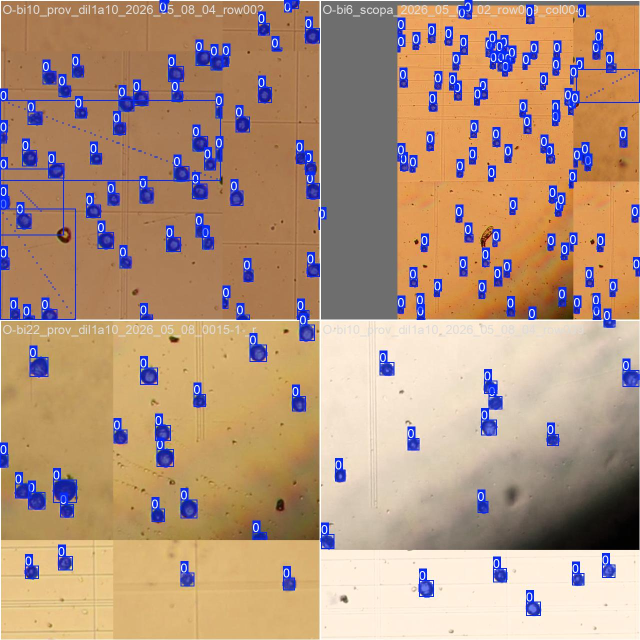
#> input picture runs/pollen_nano_test-2/train_batch2.jpg, 1280 x 1280 px, given in place of O.bi10_prov_dil1a10_2026_05_08_04.JPG, which was not available (shown at 1/2 size)
$ python check_grid.py
#> lines starting #> are read from the running program, lines starting #| are printed output that depends on the picture; after the words box and inside, x2 and y2 are one past the last pixel; in counts of white or black regions, pixels touching at a corner belong together; pictures that were not available may be replaced by others from this repository, and a replacement may not be noted
### src/line_detector.py
import cv2
import numpy as np
import os
from shapely.geometry import Polygon

def detect_grid_squares(image_source, min_square_area=1000, max_square_area=10000000, debug=False):
    """
    Detects the Bürker chamber counting grid using a High-Pass Thin-Strip Template Matching algorithm.
    By using thin strips and a high-pass filter, it avoids rotation smear and perfectly isolates the grid lines
    from dense pollen clusters.
    """
#> called with min_square_area = 1000, max_square_area = 10000000, debug = True
    if isinstance(image_source, str):
        img = cv2.imread(image_source)
#> img is the input picture: shape (1280, 1280, 3); mean B, G, R 125, 148.4, 178.7
        if img is None:
            raise ValueError(f"Could not read image: {image_source}")
    else:
        img = image_source.copy()

    gray = cv2.cvtColor(img, cv2.COLOR_BGR2GRAY)
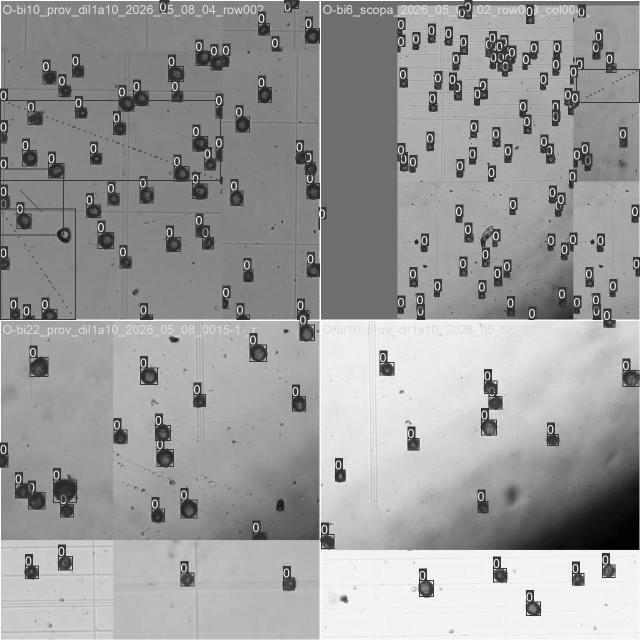
#> gray: shape (1280, 1280) (shown at 1/2 size); min 0, max 255, mean 154.8
    clahe = cv2.createCLAHE(clipLimit=2.0, tileGridSize=(8,8))
    gray = clahe.apply(gray)
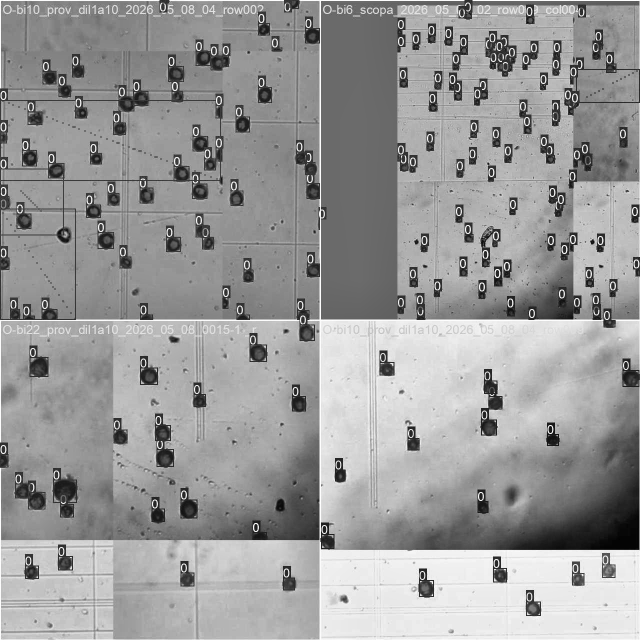
#> gray: shape (1280, 1280) (shown at 1/2 size); min 1, max 255, mean 153.7
    edges = cv2.Canny(gray, 50, 150, apertureSize=3)
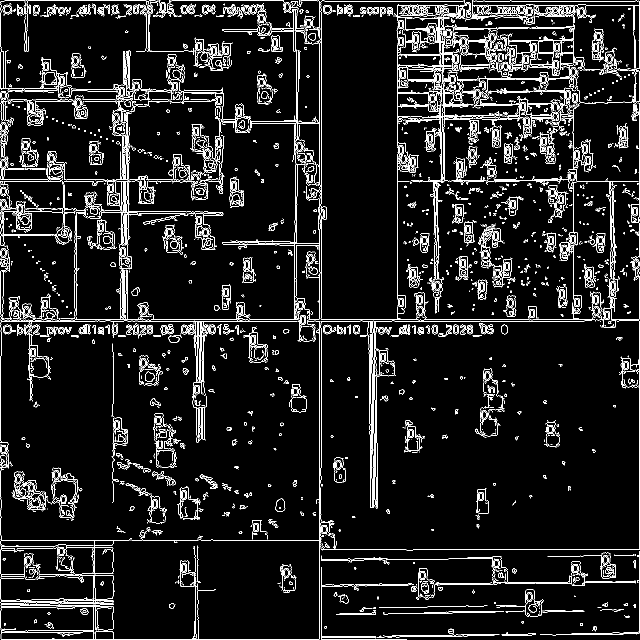
#> edges: shape (1280, 1280) (shown at 1/2 size); 7.4% white in thin lines or dots

    h, w = img.shape[:2]
#> h = 1280; w = 1280
    cx, cy = w // 2, h // 2
#> cx = 640; cy = 640

    # Use a thin strip across the center to avoid rotation smear
    strip_w = min(1000, w)
#> strip_w = 1000
    strip_h = min(1000, h)
#> strip_h = 1000

    strip_x = edges[cy - strip_h//2 : cy + strip_h//2, :]
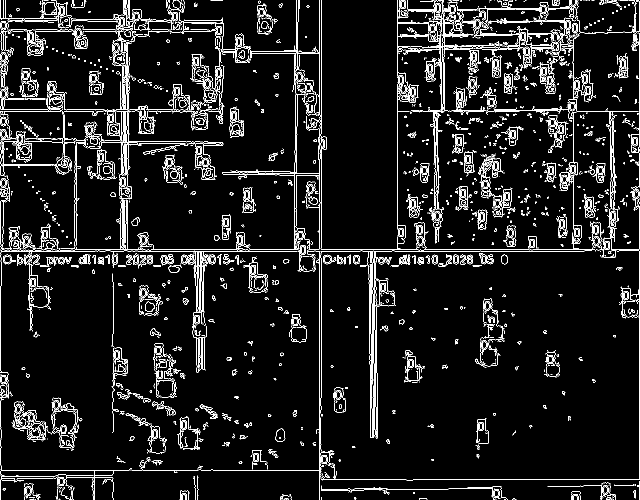
#> strip_x: shape (1000, 1280) (shown at 1/2 size); 6.9% white in thin lines or dots
    strip_y = edges[:, cx - strip_w//2 : cx + strip_w//2]
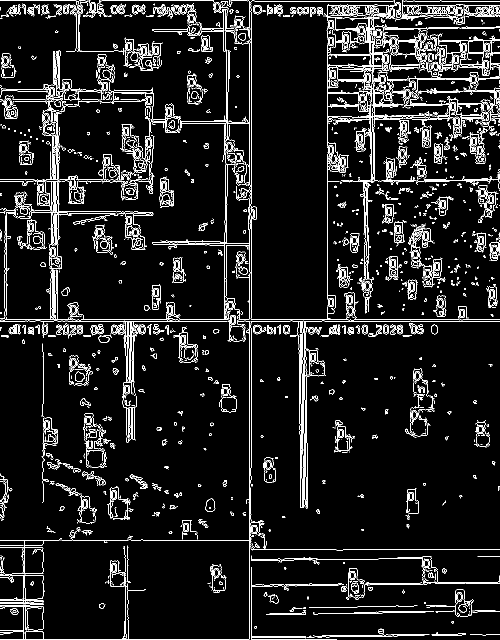
#> strip_y: shape (1280, 1000) (shown at 1/2 size); 7.2% white in thin lines or dots

    x_proj = np.sum(strip_x, axis=0)
#> x_proj = 1280 values, max 209355 at index 642, min 1020 at index 703, mean 17597.8
    y_proj = np.sum(strip_y, axis=1)
#> y_proj = 1280 values, max 240465 at index 642, min 1275 at index 1081, mean 18375.1

    # High-pass filter: short smooth (keep lines) minus long smooth (remove pollen blobs)
    short_kernel = np.ones(5) / 5
    x_short = np.convolve(x_proj, short_kernel, mode='same')
#> x_short = 1280 values, max 100623 at index 640, min 1632 at index 732, mean 17521.3
    y_short = np.convolve(y_proj, short_kernel, mode='same')
#> y_short = 1280 values, max 101694 at index 640, min 1887 at index 1108, mean 18313.1

    long_kernel = np.ones(101) / 101
    x_long = np.convolve(x_proj, long_kernel, mode='same')
#> x_long = 1280 values, max 24777.9 at index 51, min 6405.3 at index 693, mean 17058.5
    y_long = np.convolve(y_proj, long_kernel, mode='same')
#> y_long = 1280 values, max 33942.8 at index 60, min 5852.4 at index 1279, mean 17728.5

    x_hp = x_short - x_long
#> x_hp = 1280 values, max 84401.5 at index 640, min -14444.1 at index 272, mean 462.8
    y_hp = y_short - y_long
#> y_hp = 1280 values, max 76994.3 at index 640, min -21003.4 at index 50, mean 584.6
    x_hp[x_hp < 0] = 0
    y_hp[y_hp < 0] = 0

    def get_best_grid(arr_x, arr_y):
        best_score = 0
        best_start_x = 0
        best_start_y = 0
        best_S = 187

        # A Bürker chamber has 4x4 squares in the corners.
        # So a corner has 5 lines: [0, 1, 2, 3, 4] * S
        # The central cross is 1mm wide, which is 4 * S.
        # So the next corner starts at 4 + 4 = 8.
        # The next corner has 5 lines: [8, 9, 10, 11, 12] * S
        template = [0, 1, 2, 3, 4, 8, 9, 10, 11, 12]

        # S is typically ~180-210 pixels for a 5184x3456 image.
        scale = w / 3456.0
#> scale = 0.37
        min_S = max(10, int(150 * scale))
#> min_S = 55
        max_S = max(20, int(250 * scale))
#> max_S = 92

        for S in range(min_S, max_S):
            # Find best X
            best_x_score = 0
            best_x = 0
            for i in range(len(arr_x) - 12 * S):
                score = sum(arr_x[i + idx * S] for idx in template)
                if score > best_x_score:
                    best_x_score = score
                    best_x = i

            # Find best Y
            best_y_score = 0
            best_y = 0
            for j in range(len(arr_y) - 12 * S):
                score = sum(arr_y[j + idx * S] for idx in template)
                if score > best_y_score:
                    best_y_score = score
                    best_y = j

            # We want the highest COMBINED score where X and Y share the exact same spacing (perfect squares)
            combined = best_x_score + best_y_score
            if combined > best_score:
                best_score = combined
                best_start_x = best_x
                best_start_y = best_y
                best_S = S
#> after the loop, best_S = 56; best_score = 279103.3; best_start_x = 136; best_start_y = 24

        return best_start_x, best_start_y, best_S

    x_start, y_start, true_spacing = get_best_grid(x_hp, y_hp)
#> x_start = 136; y_start = 24; true_spacing = 56

    macro_grids = {}
    vis_img = img.copy() if debug else None

    # We have 9 macro squares (3x3 grid).
    # Col indices: Left=0, Center=4, Right=8
    # Row indices: Top=0, Mid=4, Bottom=8
    labels_x = {0: "L", 4: "C", 8: "R"}
    labels_y = {0: "T", 4: "M", 8: "B"}

    for xi, x_char in labels_x.items():
        for yi, y_char in labels_y.items():
            label = f"{y_char}{x_char}"
            macro_x = x_start + xi * true_spacing
            macro_y = y_start + yi * true_spacing

            macro_grids[label] = []

            # Subdivide each macro square into a 4x4 grid of counting squares
            for i in range(4):
                for j in range(4):
                    sx1 = macro_x + i * true_spacing
                    sx2 = macro_x + (i + 1) * true_spacing
                    sy1 = macro_y + j * true_spacing
                    sy2 = macro_y + (j + 1) * true_spacing

                    poly = Polygon([(sx1, sy1), (sx2, sy1), (sx2, sy2), (sx1, sy2)])
                    macro_grids[label].append(poly)

                    if debug:
                        # Draw thin lines for the sub-grid
                        cv2.rectangle(vis_img, (int(sx1), int(sy1)), (int(sx2), int(sy2)), (255, 0, 0), 2)

            if debug:
                # Draw thick lines for the macro-square boundary
                cv2.rectangle(vis_img, (int(macro_x), int(macro_y)),
                              (int(macro_x + 4*true_spacing), int(macro_y + 4*true_spacing)),
                              (0, 255, 0), 6)
                # Label the macro square
                cv2.putText(vis_img, label, (int(macro_x) + 10, int(macro_y) + 50),
                            cv2.FONT_HERSHEY_SIMPLEX, 2, (0, 255, 0), 4)
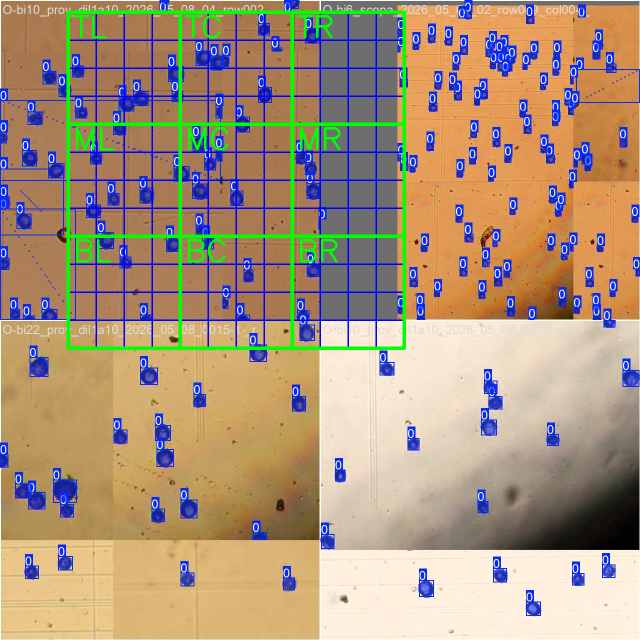
#> vis_img: shape (1280, 1280, 3) (shown at 1/2 size); 4.99% of pixels changed, all inside (x1, y1, x2, y2) = (133, 21, 812, 700)
#> after the loop, macro_grids = 9 items

    if debug:
        if isinstance(image_source, str):
            base_name = os.path.basename(image_source)
            name, ext = os.path.splitext(base_name)
            out_path = os.path.join(os.path.dirname(image_source), f"{name}_grid{ext}")
        else:
            out_path = "debug_live_grid.jpg"

        cv2.imwrite(out_path, vis_img)
        print(f"Debug grid image saved to: {out_path}")

    return macro_grids

# [9 lines that do not run on import are left out]

### check_grid.py
import cv2
import numpy as np
import sys
sys.path.append('.')
from src.line_detector import detect_grid_squares

squares = detect_grid_squares('data/raw_images/O.bi10_prov_dil1a10_2026_05_08_04.JPG', debug=True)
#> squares = 9 items
if len(squares) > 0:
#> (the run stopped early here; a loop or call above may not have finished)

$ run again, on runs/pollen_nano_test-2/train_batch50.jpg
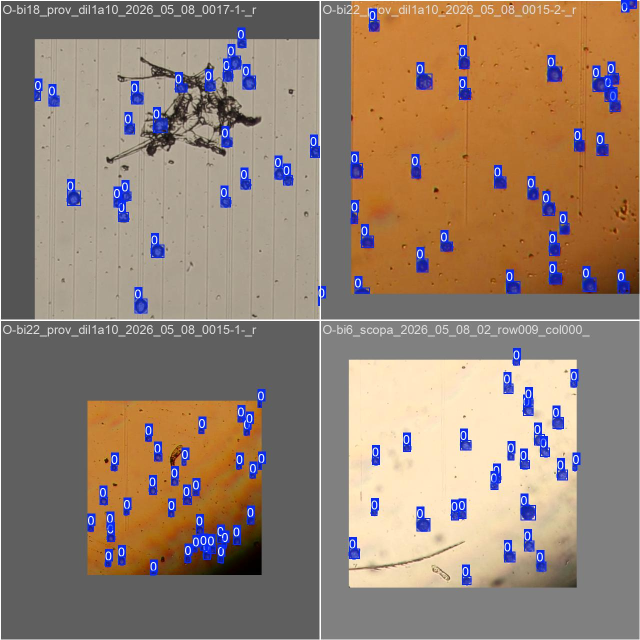
#> input picture runs/pollen_nano_test-2/train_batch50.jpg, 1280 x 1280 px, given in place of O.bi10_prov_dil1a10_2026_05_08_04.JPG, which was not available (shown at 1/2 size)
#> in detect_grid_squares, img is the input picture: shape (1280, 1280, 3); mean B, G, R 113.1, 129.3, 149.3
#> in detect_grid_squares, `edges = cv2.Canny(gray, 50, 150, apertureSize=3)`:
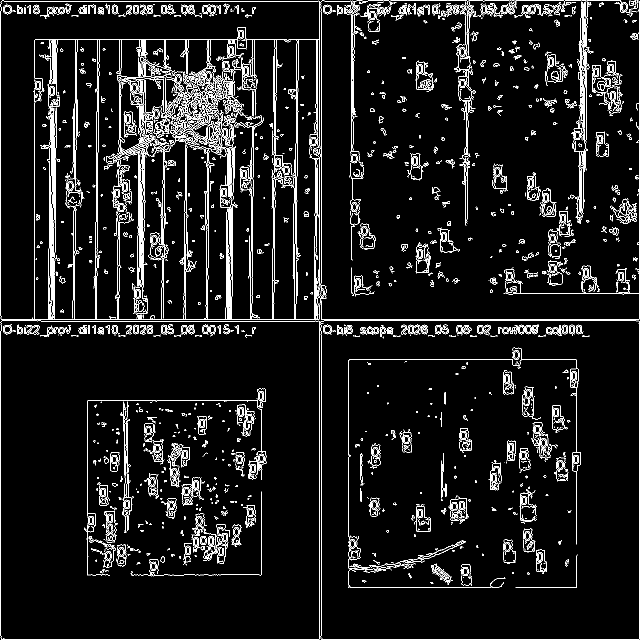
#> edges: shape (1280, 1280) (shown at 1/2 size); 6.3% white in thin lines or dots
#> strip_x: shape (1000, 1280); 6.6% white in thin lines or dots
#> strip_y: shape (1280, 1000); 6.6% white in thin lines or dots
#> x_proj = 1280 values, max 248625 at index 1, min 0 at index 0, mean 16765.1
#> y_proj = 1280 values, max 153000 at index 638, min 0 at index 0, mean 16955.1
#> x_short = 1280 values, max 101235 at index 640, min 714 at index 671, mean 16660
#> y_short = 1280 values, max 101694 at index 640, min 510 at index 679, mean 16879.4
#> x_long = 1280 values, max 32978.3 at index 417, min 3345.3 at index 0, mean 16490.8
#> y_long = 1280 values, max 28019.7 at index 188, min 510 at index 1226, mean 16447.3
#> x_hp = 1280 values, max 88187.1 at index 640, min -15265.2 at index 671, mean 169.2
#> y_hp = 1280 values, max 80594.6 at index 640, min -19708.7 at index 645, mean 432.2
#> after the loop in get_best_grid, `for S in range(min_S, max_S):`: best_S = 80; best_score = 333352.2; best_start_x = 0
#> true_spacing = 80
#> after the loop in detect_grid_squares, `for xi, x_char in labels_x.items():`:
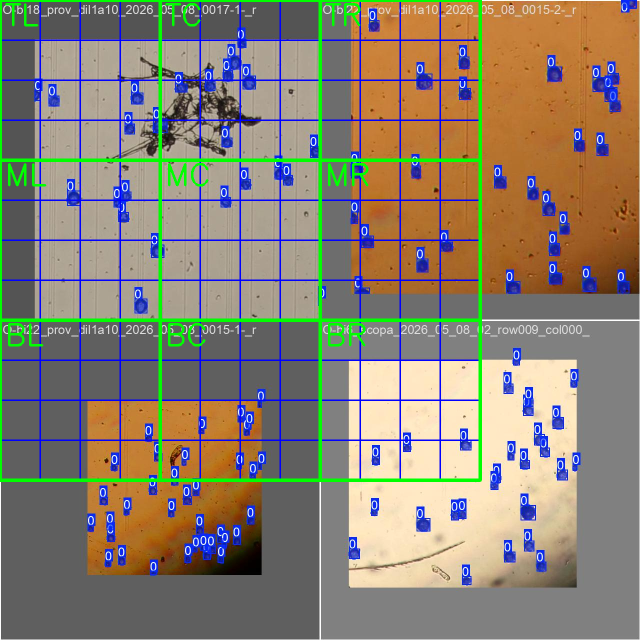
#> vis_img: shape (1280, 1280, 3) (shown at 1/2 size); 6.57% of pixels changed, all inside (x1, y1, x2, y2) = (0, 0, 964, 964)
#> after the loop in detect_grid_squares, `for xi, x_char in labels_x.items():`: macro_grids = 9 items

$ run again, on runs/pollen_nano_test-2/train_batch51.jpg
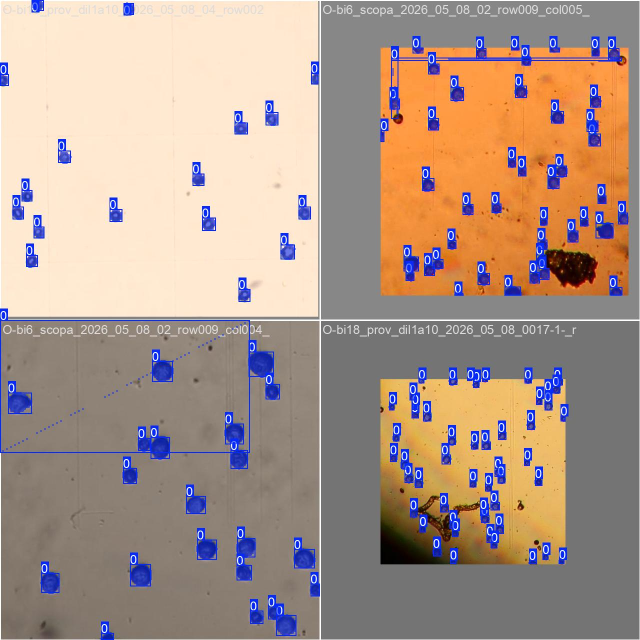
#> input picture runs/pollen_nano_test-2/train_batch51.jpg, 1280 x 1280 px, given in place of O.bi10_prov_dil1a10_2026_05_08_04.JPG, which was not available (shown at 1/2 size)
#> in detect_grid_squares, img is the input picture: shape (1280, 1280, 3); mean B, G, R 137.9, 151.1, 172.7
#> in detect_grid_squares, `edges = cv2.Canny(gray, 50, 150, apertureSize=3)`:
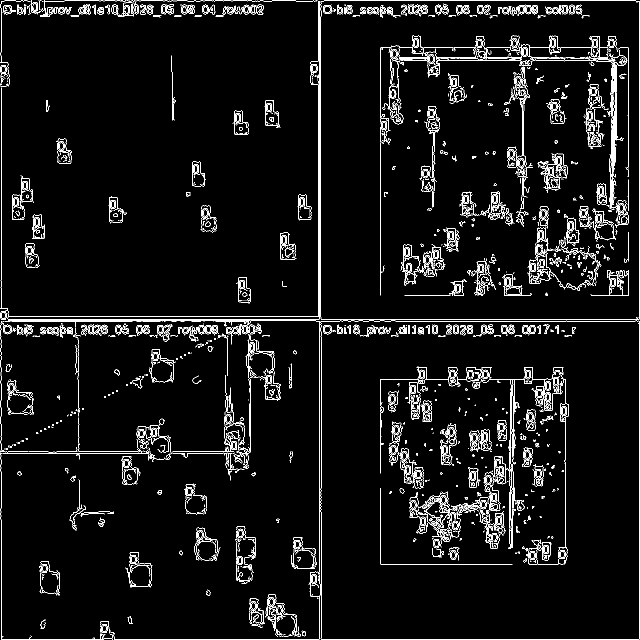
#> edges: shape (1280, 1280) (shown at 1/2 size); 4.8% white in thin lines or dots
#> strip_x: shape (1000, 1280); 4.9% white in thin lines or dots
#> strip_y: shape (1280, 1000); 4.9% white in thin lines or dots
#> x_proj = 1280 values, max 208845 at index 2, min 0 at index 640, mean 12442.4
#> y_proj = 1280 values, max 217260 at index 1, min 0 at index 0, mean 12482.2
#> x_short = 1280 values, max 101694 at index 640, min 510 at index 704, mean 12375.9
#> y_short = 1280 values, max 116025 at index 640, min 765 at index 39, mean 12391.5
#> x_long = 1280 values, max 24101.3 at index 1068, min 1668.9 at index 693, mean 12130
#> y_long = 1280 values, max 21945.1 at index 683, min 4236.5 at index 1188, mean 11956.7
#> x_hp = 1280 values, max 92291.8 at index 640, min -10397.9 at index 1154, mean 245.9
#> y_hp = 1280 values, max 95544.2 at index 640, min -20407.6 at index 623, mean 434.8
#> after the loop in get_best_grid, `for S in range(min_S, max_S):`: best_S = 58; best_score = 326544.9; best_start_x = 582
#> true_spacing = 58
#> after the loop in detect_grid_squares, `for xi, x_char in labels_x.items():`:
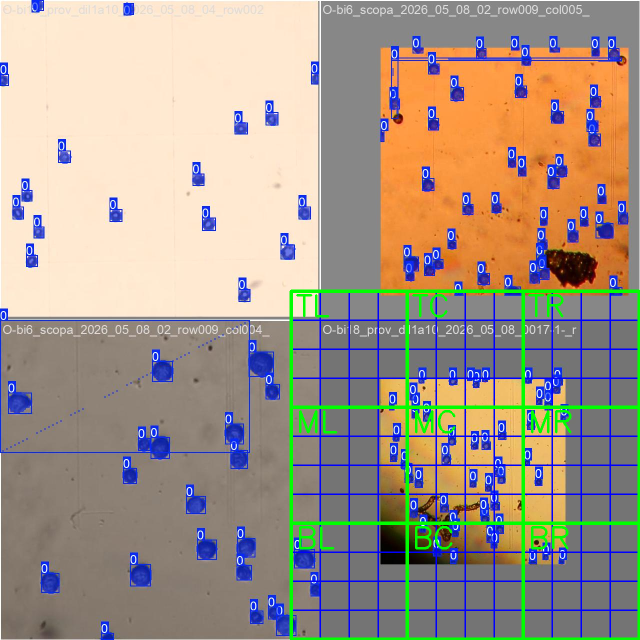
#> vis_img: shape (1280, 1280, 3) (shown at 1/2 size); 4.97% of pixels changed, all inside (x1, y1, x2, y2) = (579, 579, 1280, 1280)
#> after the loop in detect_grid_squares, `for xi, x_char in labels_x.items():`: macro_grids = 9 items
